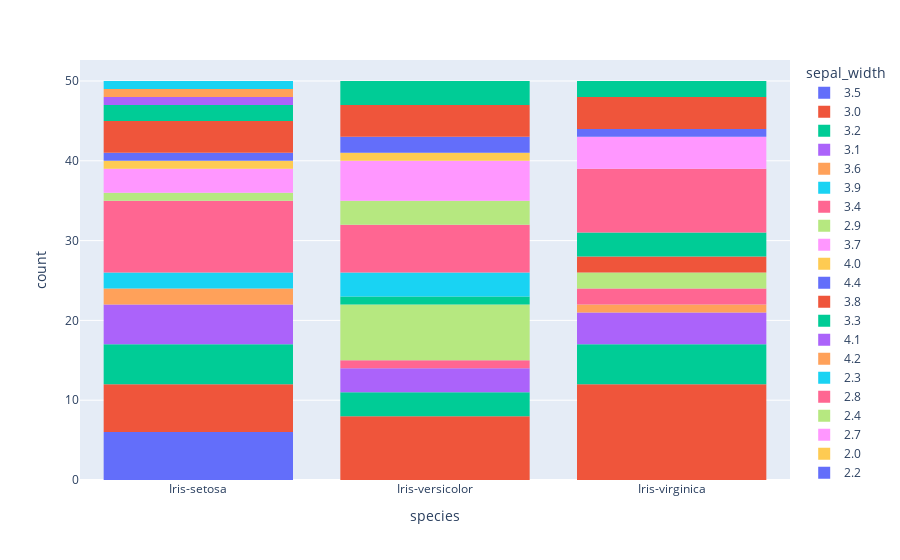

The notebook cell this image was saved under:
### Code cell
fig2 = px.histogram(df, x="species", color="sepal_width")  
fig2.show()

### Figure 1 — Plotly figure (JSON) as saved in the notebook; plotly's stock layout.template omitted (floating-point values rounded to 4 significant figures)
{"data": [{"alignmentgroup": "True", "bingroup": "x", "hovertemplate": "sepal_width=3.5<br>species=%{x}<br>count=%{y}<extra></extra>", "legendgroup": "3.5", "marker": {"color": "#636efa", "pattern": {"shape": ""}}, "name": "3.5", "offsetgroup": "3.5", "orientation": "v", "showlegend": true, "type": "histogram", "x": ["Iris-setosa", "Iris-setosa", "Iris-setosa", "Iris-setosa", "Iris-setosa", "Iris-setosa"], "xaxis": "x", "yaxis": "y"}, {"alignmentgroup": "True", "bingroup": "x", "hovertemplate": "sepal_width=3.0<br>species=%{x}<br>count=%{y}<extra></extra>", "legendgroup": "3.0", "marker": {"color": "#EF553B", "pattern": {"shape": ""}}, "name": "3.0", "offsetgroup": "3.0", "orientation": "v", "showlegend": true, "type": "histogram", "x": ["Iris-setosa", "Iris-setosa", "Iris-setosa", "Iris-setosa", "Iris-setosa", "Iris-setosa", "Iris-versicolor", "Iris-versicolor", "Iris-versicolor", "Iris-versicolor", "Iris-versicolor", "Iris-versicolor", "Iris-versicolor", "Iris-versicolor", "Iris-virginica", "Iris-virginica", "Iris-virginica", "Iris-virginica", "Iris-virginica", "Iris-virginica", "Iris-virginica", "Iris-virginica", "Iris-virginica", "Iris-virginica", "Iris-virginica", "Iris-virginica"], "xaxis": "x", "yaxis": "y"}, {"alignmentgroup": "True", "bingroup": "x", "hovertemplate": "sepal_width=3.2<br>species=%{x}<br>count=%{y}<extra></extra>", "legendgroup": "3.2", "marker": {"color": "#00cc96", "pattern": {"shape": ""}}, "name": "3.2", "offsetgroup": "3.2", "orientation": "v", "showlegend": true, "type": "histogram", "x": ["Iris-setosa", "Iris-setosa", "Iris-setosa", "Iris-setosa", "Iris-setosa", "Iris-versicolor", "Iris-versicolor", "Iris-versicolor", "Iris-virginica", "Iris-virginica", "Iris-virginica", "Iris-virginica", "Iris-virginica"], "xaxis": "x", "yaxis": "y"}, {"alignmentgroup": "True", "bingroup": "x", "hovertemplate": "sepal_width=3.1<br>species=%{x}<br>count=%{y}<extra></extra>", "legendgroup": "3.1", "marker": {"color": "#ab63fa", "pattern": {"shape": ""}}, "name": "3.1", "offsetgroup": "3.1", "orientation": "v", "showlegend": true, "type": "histogram", "x": ["Iris-setosa", "Iris-setosa", "Iris-setosa", "Iris-setosa", "Iris-setosa", "Iris-versicolor", "Iris-versicolor", "Iris-versicolor", "Iris-virginica", "Iris-virginica", "Iris-virginica", "Iris-virginica"], "xaxis": "x", "yaxis": "y"}, {"alignmentgroup": "True", "bingroup": "x", "hovertemplate": "sepal_width=3.6<br>species=%{x}<br>count=%{y}<extra></extra>", "legendgroup": "3.6", "marker": {"color": "#FFA15A", "pattern": {"shape": ""}}, "name": "3.6", "offsetgroup": "3.6", "orientation": "v", "showlegend": true, "type": "histogram", "x": ["Iris-setosa", "Iris-setosa", "Iris-virginica"], "xaxis": "x", "yaxis": "y"}, {"alignmentgroup": "True", "bingroup": "x", "hovertemplate": "sepal_width=3.9<br>species=%{x}<br>count=%{y}<extra></extra>", "legendgroup": "3.9", "marker": {"color": "#19d3f3", "pattern": {"shape": ""}}, "name": "3.9", "offsetgroup": "3.9", "orientation": "v", "showlegend": true, "type": "histogram", "x": ["Iris-setosa", "Iris-setosa"], "xaxis": "x", "yaxis": "y"}, {"alignmentgroup": "True", "bingroup": "x", "hovertemplate": "sepal_width=3.4<br>species=%{x}<br>count=%{y}<extra></extra>", "legendgroup": "3.4", "marker": {"color": "#FF6692", "pattern": {"shape": ""}}, "name": "3.4", "offsetgroup": "3.4", "orientation": "v", "showlegend": true, "type": "histogram", "x": ["Iris-setosa", "Iris-setosa", "Iris-setosa", "Iris-setosa", "Iris-setosa", "Iris-setosa", "Iris-setosa", "Iris-setosa", "Iris-setosa", "Iris-versicolor", "Iris-virginica", "Iris-virginica"], "xaxis": "x", "yaxis": "y"}, {"alignmentgroup": "True", "bingroup": "x", "hovertemplate": "sepal_width=2.9<br>species=%{x}<br>count=%{y}<extra></extra>", "legendgroup": "2.9", "marker": {"color": "#B6E880", "pattern": {"shape": ""}}, "name": "2.9", "offsetgroup": "2.9", "orientation": "v", "showlegend": true, "type": "histogram", "x": ["Iris-setosa", "Iris-versicolor", "Iris-versicolor", "Iris-versicolor", "Iris-versicolor", "Iris-versicolor", "Iris-versicolor", "Iris-versicolor", "Iris-virginica", "Iris-virginica"], "xaxis": "x", "yaxis": "y"}, {"alignmentgroup": "True", "bingroup": "x", "hovertemplate": "sepal_width=3.7<br>species=%{x}<br>count=%{y}<extra></extra>", "legendgroup": "3.7", "marker": {"color": "#FF97FF", "pattern": {"shape": ""}}, "name": "3.7", "offsetgroup": "3.7", "orientation": "v", "showlegend": true, "type": "histogram", "x": ["Iris-setosa", "Iris-setosa", "Iris-setosa"], "xaxis": "x", "yaxis": "y"}, {"alignmentgroup": "True", "bingroup": "x", "hovertemplate": "sepal_width=4.0<br>species=%{x}<br>count=%{y}<extra></extra>", "legendgroup": "4.0", "marker": {"color": "#FECB52", "pattern": {"shape": ""}}, "name": "4.0", "offsetgroup": "4.0", "orientation": "v", "showlegend": true, "type": "histogram", "x": ["Iris-setosa"], "xaxis": "x", "yaxis": "y"}, {"alignmentgroup": "True", "bingroup": "x", "hovertemplate": "sepal_width=4.4<br>species=%{x}<br>count=%{y}<extra></extra>", "legendgroup": "4.4", "marker": {"color": "#636efa", "pattern": {"shape": ""}}, "name": "4.4", "offsetgroup": "4.4", "orientation": "v", "showlegend": true, "type": "histogram", "x": ["Iris-setosa"], "xaxis": "x", "yaxis": "y"}, {"alignmentgroup": "True", "bingroup": "x", "hovertemplate": "sepal_width=3.8<br>species=%{x}<br>count=%{y}<extra></extra>", "legendgroup": "3.8", "marker": {"color": "#EF553B", "pattern": {"shape": ""}}, "name": "3.8", "offsetgroup": "3.8", "orientation": "v", "showlegend": true, "type": "histogram", "x": ["Iris-setosa", "Iris-setosa", "Iris-setosa", "Iris-setosa", "Iris-virginica", "Iris-virginica"], "xaxis": "x", "yaxis": "y"}, {"alignmentgroup": "True", "bingroup": "x", "hovertemplate": "sepal_width=3.3<br>species=%{x}<br>count=%{y}<extra></extra>", "legendgroup": "3.3", "marker": {"color": "#00cc96", "pattern": {"shape": ""}}, "name": "3.3", "offsetgroup": "3.3", "orientation": "v", "showlegend": true, "type": "histogram", "x": ["Iris-setosa", "Iris-setosa", "Iris-versicolor", "Iris-virginica", "Iris-virginica", "Iris-virginica"], "xaxis": "x", "yaxis": "y"}, {"alignmentgroup": "True", "bingroup": "x", "hovertemplate": "sepal_width=4.1<br>species=%{x}<br>count=%{y}<extra></extra>", "legendgroup": "4.1", "marker": {"color": "#ab63fa", "pattern": {"shape": ""}}, "name": "4.1", "offsetgroup": "4.1", "orientation": "v", "showlegend": true, "type": "histogram", "x": ["Iris-setosa"], "xaxis": "x", "yaxis": "y"}, {"alignmentgroup": "True", "bingroup": "x", "hovertemplate": "sepal_width=4.2<br>species=%{x}<br>count=%{y}<extra></extra>", "legendgroup": "4.2", "marker": {"color": "#FFA15A", "pattern": {"shape": ""}}, "name": "4.2", "offsetgroup": "4.2", "orientation": "v", "showlegend": true, "type": "histogram", "x": ["Iris-setosa"], "xaxis": "x", "yaxis": "y"}, {"alignmentgroup": "True", "bingroup": "x", "hovertemplate": "sepal_width=2.3<br>species=%{x}<br>count=%{y}<extra></extra>", "legendgroup": "2.3", "marker": {"color": "#19d3f3", "pattern": {"shape": ""}}, "name": "2.3", "offsetgroup": "2.3", "orientation": "v", "showlegend": true, "type": "histogram", "x": ["Iris-setosa", "Iris-versicolor", "Iris-versicolor", "Iris-versicolor"], "xaxis": "x", "yaxis": "y"}, {"alignmentgroup": "True", "bingroup": "x", "hovertemplate": "sepal_width=2.8<br>species=%{x}<br>count=%{y}<extra></extra>", "legendgroup": "2.8", "marker": {"color": "#FF6692", "pattern": {"shape": ""}}, "name": "2.8", "offsetgroup": "2.8", "orientation": "v", "showlegend": true, "type": "histogram", "x": ["Iris-versicolor", "Iris-versicolor", "Iris-versicolor", "Iris-versicolor", "Iris-versicolor", "Iris-versicolor", "Iris-virginica", "Iris-virginica", "Iris-virginica", "Iris-virginica", "Iris-virginica", "Iris-virginica", "Iris-virginica", "Iris-virginica"], "xaxis": "x", "yaxis": "y"}, {"alignmentgroup": "True", "bingroup": "x", "hovertemplate": "sepal_width=2.4<br>species=%{x}<br>count=%{y}<extra></extra>", "legendgroup": "2.4", "marker": {"color": "#B6E880", "pattern": {"shape": ""}}, "name": "2.4", "offsetgroup": "2.4", "orientation": "v", "showlegend": true, "type": "histogram", "x": ["Iris-versicolor", "Iris-versicolor", "Iris-versicolor"], "xaxis": "x", "yaxis": "y"}, {"alignmentgroup": "True", "bingroup": "x", "hovertemplate": "sepal_width=2.7<br>species=%{x}<br>count=%{y}<extra></extra>", "legendgroup": "2.7", "marker": {"color": "#FF97FF", "pattern": {"shape": ""}}, "name": "2.7", "offsetgroup": "2.7", "orientation": "v", "showlegend": true, "type": "histogram", "x": ["Iris-versicolor", "Iris-versicolor", "Iris-versicolor", "Iris-versicolor", "Iris-versicolor", "Iris-virginica", "Iris-virginica", "Iris-virginica", "Iris-virginica"], "xaxis": "x", "yaxis": "y"}, {"alignmentgroup": "True", "bingroup": "x", "hovertemplate": "sepal_width=2.0<br>species=%{x}<br>count=%{y}<extra></extra>", "legendgroup": "2.0", "marker": {"color": "#FECB52", "pattern": {"shape": ""}}, "name": "2.0", "offsetgroup": "2.0", "orientation": "v", "showlegend": true, "type": "histogram", "x": ["Iris-versicolor"], "xaxis": "x", "yaxis": "y"}, {"alignmentgroup": "True", "bingroup": "x", "hovertemplate": "sepal_width=2.2<br>species=%{x}<br>count=%{y}<extra></extra>", "legendgroup": "2.2", "marker": {"color": "#636efa", "pattern": {"shape": ""}}, "name": "2.2", "offsetgroup": "2.2", "orientation": "v", "showlegend": true, "type": "histogram", "x": ["Iris-versicolor", "Iris-versicolor", "Iris-virginica"], "xaxis": "x", "yaxis": "y"}, {"alignmentgroup": "True", "bingroup": "x", "hovertemplate": "sepal_width=2.5<br>species=%{x}<br>count=%{y}<extra></extra>", "legendgroup": "2.5", "marker": {"color": "#EF553B", "pattern": {"shape": ""}}, "name": "2.5", "offsetgroup": "2.5", "orientation": "v", "showlegend": true, "type": "histogram", "x": ["Iris-versicolor", "Iris-versicolor", "Iris-versicolor", "Iris-versicolor", "Iris-virginica", "Iris-virginica", "Iris-virginica", "Iris-virginica"], "xaxis": "x", "yaxis": "y"}, {"alignmentgroup": "True", "bingroup": "x", "hovertemplate": "sepal_width=2.6<br>species=%{x}<br>count=%{y}<extra></extra>", "legendgroup": "2.6", "marker": {"color": "#00cc96", "pattern": {"shape": ""}}, "name": "2.6", "offsetgroup": "2.6", "orientation": "v", "showlegend": true, "type": "histogram", "x": ["Iris-versicolor", "Iris-versicolor", "Iris-versicolor", "Iris-virginica", "Iris-virginica"], "xaxis": "x", "yaxis": "y"}], "layout": {"barmode": "relative", "legend": {"title": {"text": "sepal_width"}, "tracegroupgap": 0}, "margin": {"t": 60}, "xaxis": {"anchor": "y", "domain": [0, 1], "title": {"text": "species"}}, "yaxis": {"anchor": "x", "domain": [0, 1], "title": {"text": "count"}}}}
